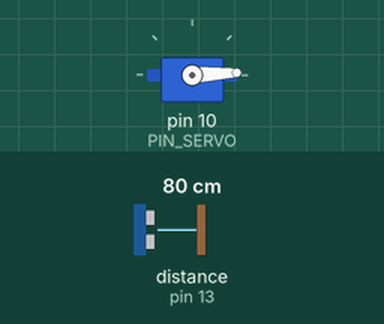
A sketch run on a simulated Arduino Uno, built with avr-gcc and run on an emulated ATmega328P. Parts: servo. Wiring (inferred from the names in the program): ultrasonic range finder: trigger pin 12; echo pin 13. The inputs (shaded band) are chosen by the test bench; at power-on: distance to the obstacle (sensor on pin 13) 80 cm. The echo pulse lasts 58.3 µs per cm; what the sketch prints to the serial monitor is not drawn.

Above: at 0.73 s.
1.8 s: distance to the obstacle (sensor on pin 13) set to 18 cm
4.8 s: distance to the obstacle (sensor on pin 13) set to 13 cm
7.8 s: distance to the obstacle (sensor on pin 13) set to 19 cm
9.3 s: distance to the obstacle (sensor on pin 13) set to 23 cm
At 11.8 s:
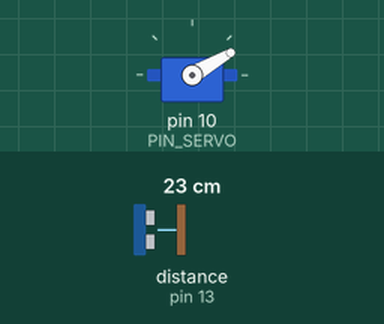
12.3 s: distance to the obstacle (sensor on pin 13) set to 9 cm
At 15.6 s:
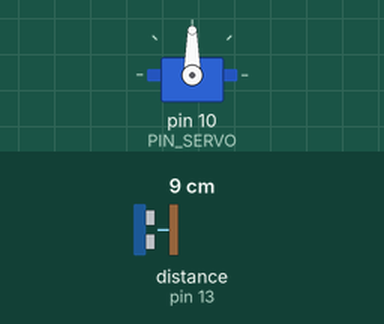
Timing chart, 0 to 16.3 s (numbered marks = the images above; inputs shaded):
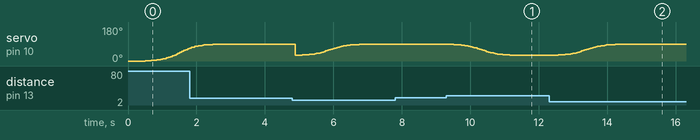

The sketch:

sigmod.ino
```cpp
#include <Servo.h>
#include <math.h>

#define TRIG 12
#define ECHO 13
#define PIN_SERVO 10

Servo myServo;


unsigned long MOVING_TIME = 2000;
unsigned long moveStartTime;
int startAngle = 0;
int stopAngle  = 90;

bool carDetected = false;
float prevDistance = 100.0;


float getDistance() {
  digitalWrite(TRIG, LOW);
  delayMicroseconds(2);
  digitalWrite(TRIG, HIGH);
  delayMicroseconds(10);
  digitalWrite(TRIG, LOW);

  long duration = pulseIn(ECHO, HIGH);
  float distance = duration * 0.034 / 2;
  // 간단 이동평균 필터
  distance = (distance + prevDistance) / 2;
  prevDistance = distance;
  return distance;
}


void setup() {
  Serial.begin(9600);
  pinMode(TRIG, OUTPUT);
  pinMode(ECHO, INPUT);

  myServo.attach(PIN_SERVO);
  myServo.write(startAngle);
  delay(500);
  moveStartTime = millis();
}

void loop() {
  float distance = getDistance();
  Serial.print("거리: ");
  Serial.print(distance);
  Serial.println(" cm");


  if (distance < 15 && !carDetected) {
    carDetected = true;
    startAngle = 30;
    stopAngle = 90;
    moveStartTime = millis();
  }
  else if (distance > 20 && carDetected) {
    carDetected = false;
    startAngle = 90;
    stopAngle = 30;
    moveStartTime = millis();
  }


  unsigned long progress = millis() - moveStartTime;
  float t = (float)progress / MOVING_TIME;

  int angle;
  if (t >= 1.0) {
    angle = stopAngle;
  } else {
    float k = 8.0;
    float sigmoid = 1.0 / (1.0 + exp(-k * (t - 0.5)));
    angle = startAngle + (stopAngle - startAngle) * sigmoid;
  }

  myServo.write(angle);
  delay(50);
}
```

Measured:
- after the input at 7.8 s, every drawn part: stays the same
- after the input at 9.3 s, servo on pin 10 (PIN_SERVO): moves from 90° to 30° over 2.0 s, starting at once
- after the input at 12.3 s, servo on pin 10 (PIN_SERVO): moves from 30° to 90° over 2.0 s, starting after 0.06 s
